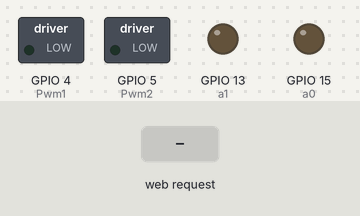
This sketch was run on a simulated ESP8266 (NodeMCU). Parts: switched loads named in the sketch (green lamp = pin HIGH), output pins drawn as LEDs (lit = HIGH). Inputs (shaded band) come from the test bench. WiFi joins after 1.5 s; servers stay silent unless stated; what the sketch prints to the serial monitor is not drawn.

Above: at 2.7 s.
2.8 s: HTTP request GET /Req=2 received
At 3.1 s:
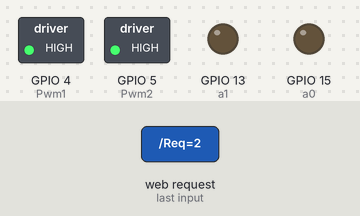
Timing chart, 0 to 5.8 s (numbered marks = the images above; inputs shaded):
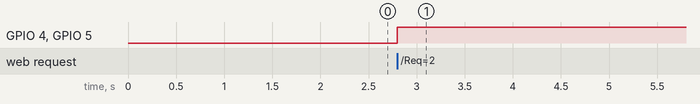

The sketch:

code_speed.ino.ino
```cpp
#include<ESP8266WiFi.h>

const char* ssid = "AndroidAP";
const char* password = "ijwy6841";

uint8_t Pwm1 = 4; //Nodemcu PWM pin
uint8_t Pwm2 = 5; //Nodemcu PWM pin

int a0 = 15;  //Gpio-15 of nodemcu esp8266
int a1 = 13;  //Gpio-13 of nodemcu esp8266

WiFiServer server(80);

void setup() {
  Serial.begin(9600);
  delay(10);
  pinMode(a0, OUTPUT);
  pinMode(a1, OUTPUT);
  Serial.println();
  Serial.println();
  Serial.print("Connecting to ");
  Serial.println(ssid);

  WiFi.begin(ssid, password);

  while (WiFi.status() != WL_CONNECTED) {
    delay(500);
    Serial.print(".");
  }
  Serial.println("");
  Serial.println("WiFi connected");

  server.begin();
  Serial.println("Server started");

  Serial.print("Use this URL to connect: ");
  Serial.print("http://");    //URL IP to be typed in mobile/desktop browser
  Serial.print(WiFi.localIP());
  Serial.println("/");
}
void loop() {
  WiFiClient client = server.available();
  if (!client) {
  return;
  }

  Serial.println("new client");
  while(!client.available()){
  delay(1);
  }

  String request = client.readStringUntil('\r');
  Serial.println(request);
  client.flush();

 int Ms=0,dir=0,Pw=0;

 digitalWrite(a0, HIGH);
 digitalWrite(a1, HIGH);

  Ms=1;
  dir=1;

  digitalWrite(a0, LOW);
  digitalWrite(a1, LOW);

 Ms=0;

if (request.indexOf("/Req=2") != -1)  {
analogWrite(Pwm1, 767);
analogWrite(Pwm2, 767);
Pw=1;
}
if (request.indexOf("/Req=3") != -1)  {
analogWrite(Pwm1, 512);
analogWrite(Pwm2, 512);
Pw=2;
}
if (request.indexOf("/Req=4") != -1)  {
analogWrite(Pwm1, 255);
analogWrite(Pwm2, 255);
Pw=3;
}

  client.println("HTTP/1.1 200 OK");
  client.println("Content-Type: text/html");
  client.println(""); //  do not forget this one
  client.println("<!DOCTYPE HTML>");
  client.println("<html>");
  client.println("<h1 align=center>SMART TELEMATIC SYSTEM</h1><br><br>");
  client.println("<br><br>");
  client.println("<a href=\"/start=1\"\"><button>Start Motor </button></a><br/>");
  client.println("<a href=\"/stop=1\"\"><button>Stop Motor </button></a><br/>");
  //client.println("<a href=\"/tog=1\"\"><button>Toggle Direction</button></a><br/>");
  client.println("<a href=\"/Req=2\"\"><button> The speed set 80kmph </button></a><br/>");
  client.println("<a href=\"/Req=3\"\"><button>The speed set to 60kmph </button></a><br/>");
  client.println("<a href=\"/Req=4\"\"><button>The speed set to 40kmph</button></a><br/>");

  if(Ms==1){
    client.println("Motor Powered Working<br/>" );
    }
    else
    client.println("Motor at Halt<br/>" );

  if(dir==1){
    client.println("Motor rotating in forward direction<br/>" );
    }
    else
    client.println("Motor rotating in backward direction<br/>" );

switch(Pw){
      case 1:
        client.println("The speed is 60kmph<br/>" );
        break;
      case 2:
        client.println("The speed is 40kmph<br/>" );
        break;
      case 3:
        client.println("The speed is 20kmph<br/>" );
        break;

      default:
        client.println("No restrictions<br/>" );
  }

  client.println("</html>");
  delay(1);
  Serial.println("Client disonnected");
  Serial.println("");
}
```

Measured:
- after the input at 2.8 s, GPIO 4 (Pwm1), GPIO 5 (Pwm2): LOW → HIGH at once
